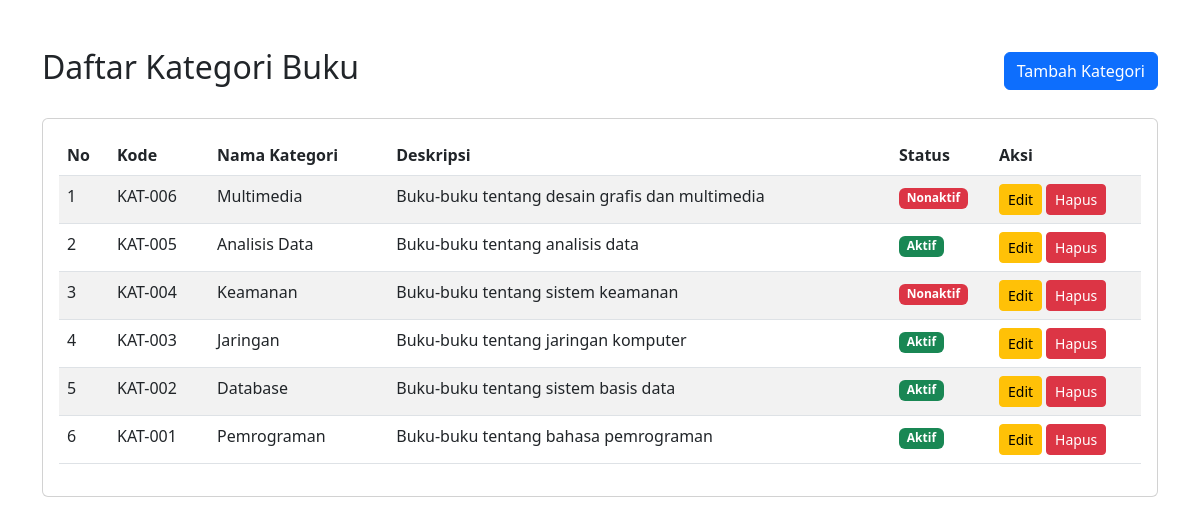
The page / on the database its author committed.
### tables this page shows
CREATE TABLE `kategori` (
  `id_kategori` int(11) NOT NULL,
  `kode_kategori` varchar(10) NOT NULL,
  `nama_kategori` varchar(50) NOT NULL,
  `deskripsi` text DEFAULT NULL,
  `status` enum('Aktif','Nonaktif') DEFAULT 'Aktif',
  `created_at` timestamp NOT NULL DEFAULT current_timestamp()
);

### index.php (the view, shortened to what this page needs)
<!DOCTYPE html>
<html lang="id">
<head>
    <link href="https://cdn.jsdelivr.net/npm/bootstrap@5.3.0/dist/css/bootstrap.min.css" rel="stylesheet">
</head>
<body>
    <?php
    require_once 'config/database.php';
    $sql = "SELECT * FROM kategori ORDER BY id_kategori DESC";
    $stmt = $conn->prepare($sql);
    $stmt->execute();
    $result = $stmt->get_result();
    ?>
    <div class="container mt-5">
        <div class="d-flex justify-content-between align-items-center mb-4">
            <h2>Daftar Kategori Buku</h2>
            <a href="create.php" class="btn btn-primary">Tambah Kategori</a>
        </div>
        <div class="card">
            <div class="card-body">
                <table class="table table-striped">
                    <thead>
                        <tr>
                            <th width="50">No</th>
                            <th width="100">Kode</th>
                            <th>Nama Kategori</th>
                            <th>Deskripsi</th>
                            <th width="100">Status</th>
                            <th width="150">Aksi</th>
                        </tr>
                    </thead>
                    <tbody>
                        <?php
                        $no = 1;
                        if ($result->num_rows > 0) {
                            while ($row = $result->fetch_assoc()) {
                                echo "<tr>";
                                echo "<td>" . $no++ . "</td>";
                                echo "<td>" . htmlspecialchars($row['kode_kategori']) . "</td>";
                                echo "<td>" . htmlspecialchars($row['nama_kategori']) . "</td>";
                                echo "<td>" . htmlspecialchars($row['deskripsi']) . "</td>";
                                echo "<td>";
                                if ($row['status'] == 'Aktif') {
                                    echo '<span class="badge bg-success">Aktif</span>';
                                } else {
                                    echo '<span class="badge bg-danger">Nonaktif</span>';
                                }
                                echo "</td>";
                                echo "<td>";
                                echo '<a href="edit.php?id=' . $row['id_kategori'] . '" class="btn btn-warning btn-sm me-1">Edit</a>';
                                echo '<button type="button" class="btn btn-danger btn-sm" onclick="confirmDelete(' . $row['id_kategori'] . ')">Hapus</button>';
                                echo "</td>";
                                echo "</tr>";
                            }
                        } else {
                            echo '<tr><td colspan="6" class="text-center">Belum ada data kategori</td></tr>';
                        }
                        ?>
                    </tbody>
                </table>
            </div>
        </div>
    </div>
</body>
</html>

### rows shown on the page
kategori: kode_kategori "KAT-006", nama_kategori "Multimedia", deskripsi "Buku-buku tentang desain grafis dan multimedia", status "Nonaktif"
kategori: kode_kategori "KAT-005", nama_kategori "Analisis Data", deskripsi "Buku-buku tentang analisis data", status "Aktif"
kategori: kode_kategori "KAT-004", nama_kategori "Keamanan", deskripsi "Buku-buku tentang sistem keamanan", status "Nonaktif"
kategori: kode_kategori "KAT-003", nama_kategori "Jaringan", deskripsi "Buku-buku tentang jaringan komputer", status "Aktif"
kategori: kode_kategori "KAT-002", nama_kategori "Database", deskripsi "Buku-buku tentang sistem basis data", status "Aktif"
kategori: kode_kategori "KAT-001", nama_kategori "Pemrograman", deskripsi "Buku-buku tentang bahasa pemrograman", status "Aktif"
